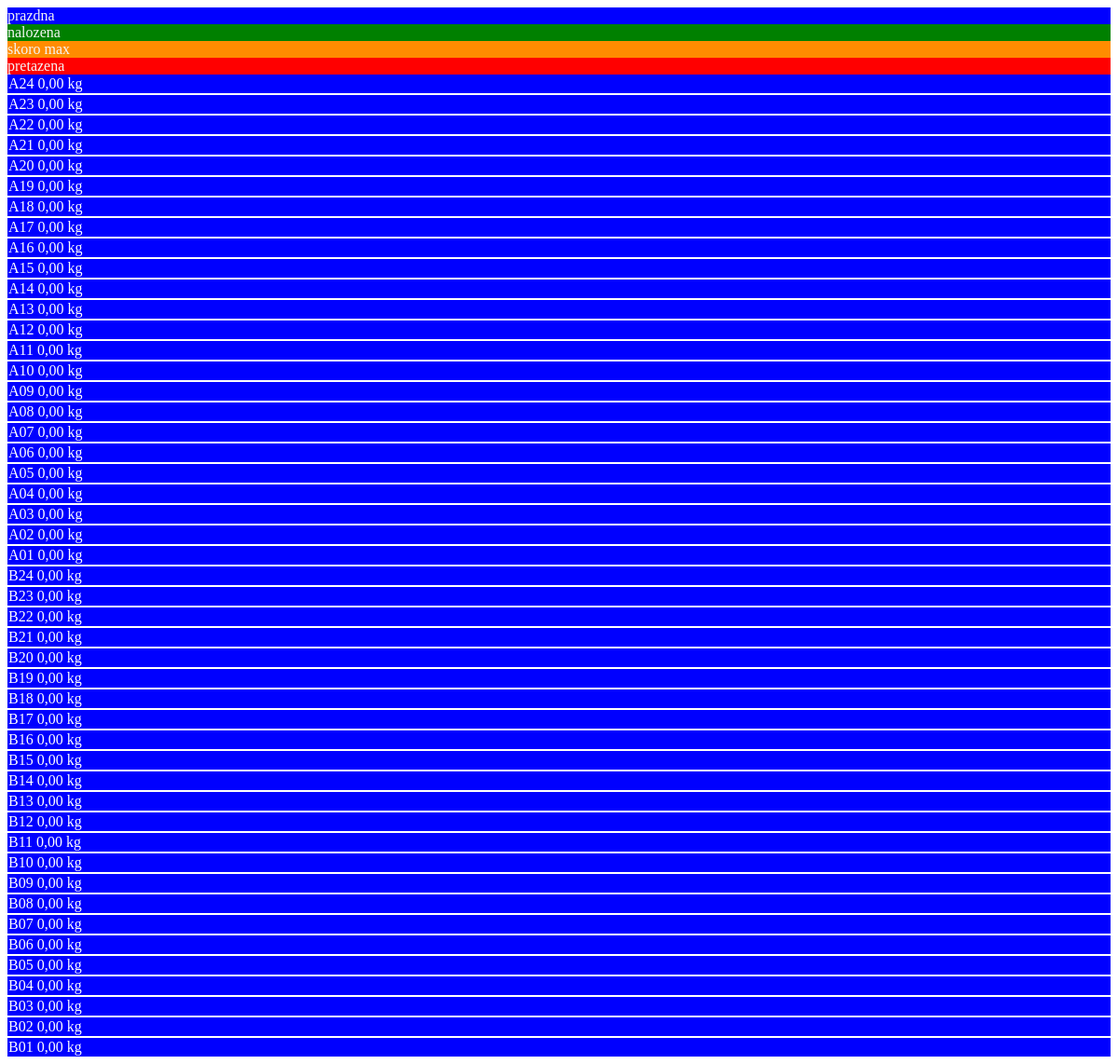
The app's page /palettes-list/ (signed in), older data.
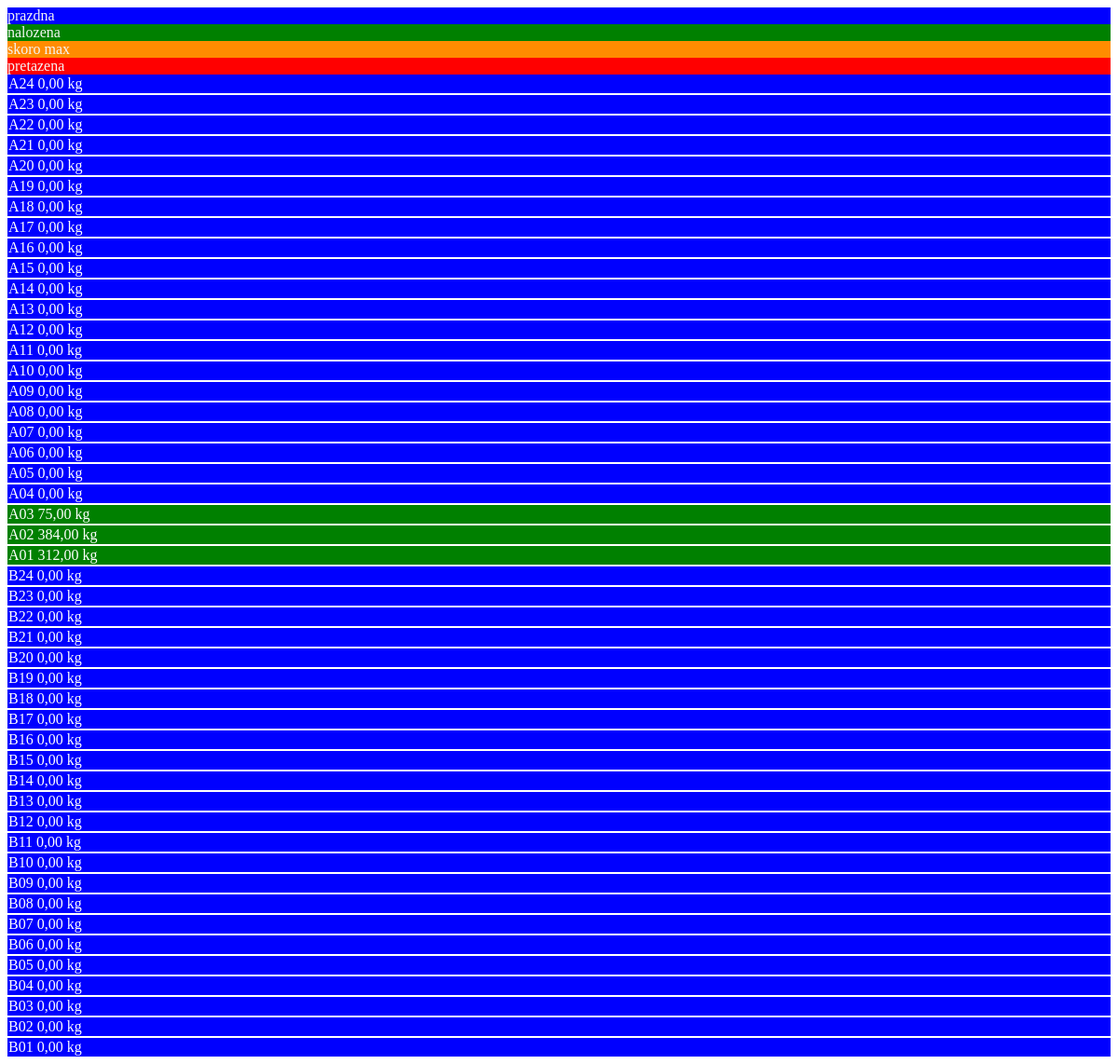
The same page, newer data.
### Core/models.py (models this page shows, shortened)
class Palette(models.Model):
    name = models.CharField(max_length=4)
    capacity = models.FloatField()
    sheets = models.ManyToManyField(Sheet, blank=True, through='PaletteSheet', related_name='palette_sheet')
    load_weight = models.FloatField(null=True, blank=True)
    def calculate_load_weight(self):
        load_weight = \
            self.palettesheet_set.aggregate(total_weight=models.Sum(models.F('sheet__weight') * models.F('quantity')))[
                'total_weight']
        self.load_weight = load_weight if load_weight else 0
    def save(self, *args, **kwargs):
        super().save(*args, **kwargs)
    def update_load_weight(self):
        self.calculate_load_weight()
        self.save(update_fields=['load_weight'])
    class Meta:
        verbose_name = "Paleta"
        verbose_name_plural = "Palety"

### Core/views.py (the view)
# urls.py: path('palettes-list/', views.palette_list, name='paletts_list'),
@login_required
def palette_list(request):
    paletts = Palette.objects.all().order_by('-name')
    palette_color = ''
    ctx = []
    for palette in paletts:
        palette.update_load_weight()
        if palette.load_weight == 0 or palette.load_weight is None:
            palette_color = 'blue'
        elif 0 < palette.load_weight <= 1500:
            palette_color = 'green'
        elif 1500 < palette.load_weight <= palette.capacity:
            palette_color = 'darkorange'
        elif palette.load_weight > palette.capacity:
            palette_color = 'red'
        ctx.append({
            'palette': palette,
            'palette_color': palette_color,
        })
    return render(request, 'Core/palette_list.html', {'pallets': ctx})

### templates/Core/palette_list.html
<div class="container-fluid">
    <div class="row gap-2 my-2 mx-5">
        <div style="background-color: blue; color: whitesmoke" class="col text-center border rounded">prazdna</div>
        <div style="background-color: green; color: whitesmoke" class="col text-center border rounded">nalozena</div>
        <div style="background-color: darkorange; color: whitesmoke" class="col text-center border rounded">skoro max
        </div>
        <div style="background-color: red; color: whitesmoke" class="col text-center border rounded">pretazena</div>
    </div>
    <div class="row text-center">
        <div class="col-6">
            {% for p in pallets %}
                {% if 'A' in p.palette.name %}
                    {% include 'Core/patette_on_rack.html' %}
                {% endif %}
            {% endfor %}
        </div>
        <div class="col-6">
            {% for p in pallets %}
                {% if 'B' in p.palette.name %}
                    {% include 'Core/patette_on_rack.html' %}
                {% endif %}
            {% endfor %}
        </div>
    </div>
</div>

### templates/Core/patette_on_rack.html
<div class="rounded palette-item"
     style="background-color: {{ p.palette_color }}; color: white; margin-bottom: 2px; padding: 1px"
     hx-get="{% url 'palette_detail' p.palette.pk %}"
     hx-trigger="click"
     hx-target="#formFrame"
     hx-on="click: handleCancelClick()">
    <div class="d-flex justify-content-between">
        <span class="ms-5">{{ p.palette.name }}</span>
        <span class="me-5">{{ p.palette.load_weight|floatformat:2 }} kg</span>
    </div>
</div>

Row changes from the older to the newer data that the page shows:
changed Palette (number 22 of 48 on the later page): palette.load_weight "0,00" → "75,00"
changed Palette (number 23 of 48 on the later page): palette.load_weight "0,00" → "384,00"
changed Palette (number 24 of 48 on the later page): palette.load_weight "0,00" → "312,00"
